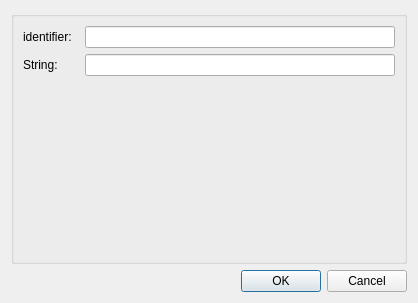
<?xml version="1.0" encoding="UTF-8"?>
<ui version="4.0">
 <class>Dialog</class>
 <widget class="QDialog" name="Dialog">
  <property name="geometry">
   <rect>
    <x>0</x>
    <y>0</y>
    <width>418</width>
    <height>303</height>
   </rect>
  </property>
  <property name="windowTitle">
   <string>ConfigureDialog</string>
  </property>
  <layout class="QGridLayout" name="gridLayout">
   <item row="0" column="0">
    <widget class="QGroupBox" name="configGroupBox">
     <property name="title">
      <string/>
     </property>
     <layout class="QFormLayout" name="formLayout">
      <item row="0" column="0">
       <widget class="QLabel" name="label0">
        <property name="text">
         <string>identifier:  </string>
        </property>
       </widget>
      </item>
      <item row="0" column="1">
       <widget class="QLineEdit" name="lineEdit0"/>
      </item>
      <item row="1" column="0">
       <widget class="QLabel" name="label1">
        <property name="text">
         <string>String:  </string>
        </property>
       </widget>
      </item>
      <item row="1" column="1">
       <widget class="QLineEdit" name="lineEdit1"/>
      </item>
     </layout>
    </widget>
   </item>
   <item row="1" column="0">
    <widget class="QDialogButtonBox" name="buttonBox">
     <property name="orientation">
      <enum>Qt::Horizontal</enum>
     </property>
     <property name="standardButtons">
      <set>QDialogButtonBox::Cancel|QDialogButtonBox::Ok</set>
     </property>
    </widget>
   </item>
  </layout>
 </widget>
 <resources/>
 <connections>
  <connection>
   <sender>buttonBox</sender>
   <signal>accepted()</signal>
   <receiver>Dialog</receiver>
   <slot>accept()</slot>
   <hints>
    <hint type="sourcelabel">
     <x>208</x>
     <y>277</y>
    </hint>
    <hint type="destinationlabel">
     <x>208</x>
     <y>151</y>
    </hint>
   </hints>
  </connection>
  <connection>
   <sender>buttonBox</sender>
   <signal>rejected()</signal>
   <receiver>Dialog</receiver>
   <slot>reject()</slot>
   <hints>
    <hint type="sourcelabel">
     <x>208</x>
     <y>277</y>
    </hint>
    <hint type="destinationlabel">
     <x>208</x>
     <y>151</y>
    </hint>
   </hints>
  </connection>
 </connections>
</ui>
